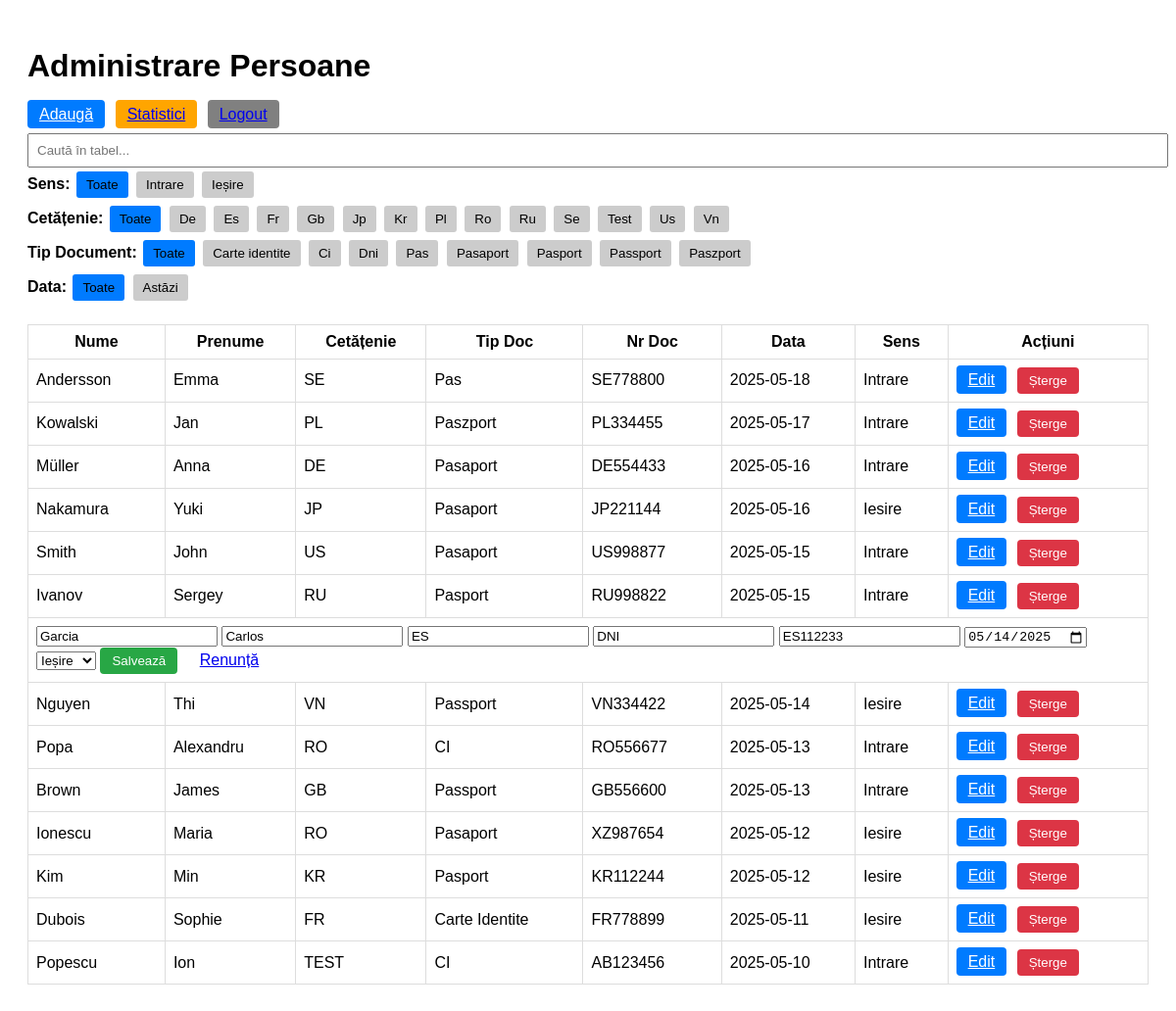
The page /index.php?edit=5 on the database its author committed.
### tables this page shows
CREATE TABLE `persoane` (
  `id` int NOT NULL AUTO_INCREMENT,
  `nume` varchar(100) DEFAULT NULL,
  `prenume` varchar(100) DEFAULT NULL,
  `cetatenie` varchar(50) DEFAULT NULL,
  `tip_document` varchar(50) DEFAULT NULL,
  `nr_document` varchar(50) DEFAULT NULL,
  `data_trecere` date DEFAULT NULL,
  `sens` enum('Intrare','Iesire') DEFAULT NULL,
  PRIMARY KEY (`id`)
);

### index.php (the view, shortened to what this page needs)
<?php
include 'db.php';
$sql = "SELECT * FROM persoane ORDER BY data_trecere DESC";
$result = $conn->query($sql);
$edit_id = isset($_GET['edit']) ? intval($_GET['edit']) : 0;
$cetatenii = [];
$tipuri = [];
if ($result && $result->num_rows > 0) {
    while ($row = $result->fetch_assoc()) {
        $c = strtolower(trim($row['cetatenie']));
        $t = strtolower(trim($row['tip_document']));
        if ($c !== '' && !in_array($c, $cetatenii)) $cetatenii[] = $c;
        if ($t !== '' && !in_array($t, $tipuri)) $tipuri[] = $t;
    }
    sort($cetatenii);
    sort($tipuri);
    $result->data_seek(0);
}
?>
<!DOCTYPE html>
<html lang="ro">
<head>
</head>
<body>
<h1>Administrare Persoane</h1>
<a href="add.php" class="btn btn-edit">Adaugă</a>
<a href="statistica.php" class="btn" style="background: orange;">Statistici</a>
<a href="logout.php" class="btn" style="background: gray;">Logout</a>
<input type="text" id="search" placeholder="Caută în tabel...">
<div>
    <strong>Sens:</strong>
    <button class="filter-btn filter-sens active" data-filter="all">Toate</button>
    <button class="filter-btn filter-sens" data-filter="intrare">Intrare</button>
    <button class="filter-btn filter-sens" data-filter="iesire">Ieșire</button>
</div>
<div>
    <strong>Cetățenie:</strong>
    <button class="filter-btn filter-cetatenie active" data-filter="all">Toate</button>
    <?php foreach ($cetatenii as $c): ?>
        <button class="filter-btn filter-cetatenie" data-filter="<?= htmlspecialchars($c) ?>"><?= ucfirst(htmlspecialchars($c)) ?></button>
    <?php endforeach; ?>
</div>
<div>
    <strong>Tip Document:</strong>
    <button class="filter-btn filter-tipdoc active" data-filter="all">Toate</button>
    <?php foreach ($tipuri as $t): ?>
        <button class="filter-btn filter-tipdoc" data-filter="<?= htmlspecialchars($t) ?>"><?= ucfirst(htmlspecialchars($t)) ?></button>
    <?php endforeach; ?>
</div>
<div>
    <strong>Data:</strong>
    <button class="filter-btn filter-data active" data-filter="all">Toate</button>
    <button class="filter-btn filter-data" data-filter="today">Astăzi</button>
</div>
<table id="tabel">
    <thead>
        <tr>
            <th>Nume</th><th>Prenume</th><th>Cetățenie</th><th>Tip Doc</th><th>Nr Doc</th><th>Data</th><th>Sens</th><th>Acțiuni</th>
        </tr>
    </thead>
    <tbody>
        <?php while ($row = $result->fetch_assoc()): ?>
            <?php if ($edit_id === intval($row['id'])): ?>
                <tr>
                    <td colspan="8">
                        <form method="post" action="">
                            <input name="nume" value="<?= htmlspecialchars($row['nume']) ?>" required>
                            <input name="prenume" value="<?= htmlspecialchars($row['prenume']) ?>" required>
                            <input name="cetatenie" value="<?= htmlspecialchars($row['cetatenie']) ?>">
                            <input name="tip_document" value="<?= htmlspecialchars($row['tip_document']) ?>">
                            <input name="nr_document" value="<?= htmlspecialchars($row['nr_document']) ?>">
                            <input type="date" name="data_trecere" value="<?= htmlspecialchars($row['data_trecere']) ?>">
                            <select name="sens">
                                <option value="Iesire" <?= $row['sens'] === 'Iesire' ? 'selected' : '' ?>>Ieșire</option>
                            </select>
                            <button class="btn btn-update" type="submit">Salvează</button>
                            <a href="index.php" class="btn">Renunță</a>
                        </form>
                    </td>
                </tr>
            <?php else: ?>
                <tr>
                    <td><?= htmlspecialchars($row['nume']) ?></td>
                    <td><?= htmlspecialchars($row['prenume']) ?></td>
                    <td><?= htmlspecialchars($row['cetatenie']) ?></td>
                    <td><?= htmlspecialchars($row['tip_document']) ?></td>
                    <td><?= htmlspecialchars($row['nr_document']) ?></td>
                    <td><?= htmlspecialchars($row['data_trecere']) ?></td>
                    <td><?= htmlspecialchars($row['sens']) ?></td>
                    <td>
                        <a href="index.php?edit=<?= intval($row['id']) ?>" class="btn btn-edit">Edit</a>
                        <form method="post" action="" style="display:inline;" onsubmit="return confirm('Ștergi?');">
                            <button class="btn btn-delete" type="submit">Șterge</button>
                        </form>
                    </td>
                </tr>
            <?php endif; ?>
        <?php endwhile; ?>
    </tbody>
</table>
</body>
</html>

### index.php (style rules this page uses)
body { font-family: sans-serif; padding: 20px; }
.btn { padding: 6px 12px; border-radius: 4px; margin-right: 6px; cursor: pointer; border: none; }
.btn-update { background: #28a745; color: white; }
.btn-delete { background: #dc3545; color: white; }
.btn-edit { background: #007bff; color: white; }
.filter-btn.active { background: #007bff; }
.filter-btn { padding: 6px 10px; margin: 4px 2px; border: none; cursor: pointer; background: #ccc; border-radius: 3px; }
table { border-collapse: collapse; width: 100%; margin-top: 20px; }
th, td { border: 1px solid #ddd; padding: 8px; }
#search { width: 100%; padding: 8px; margin-top: 10px; }

### rows shown on the page
persoane: nume "Andersson", prenume "Emma", cetatenie "SE", tip_document "Pas", nr_document "SE778800", data_trecere "2025-05-18", sens "Intrare"
persoane: nume "Kowalski", prenume "Jan", cetatenie "PL", tip_document "Paszport", nr_document "PL334455", data_trecere "2025-05-17", sens "Intrare"
persoane: nume "Müller", prenume "Anna", cetatenie "DE", tip_document "Pasaport", nr_document "DE554433", data_trecere "2025-05-16", sens "Intrare"
persoane: nume "Nakamura", prenume "Yuki", cetatenie "JP", tip_document "Pasaport", nr_document "JP221144", data_trecere "2025-05-16", sens "Iesire"
persoane: nume "Smith", prenume "John", cetatenie "US", tip_document "Pasaport", nr_document "US998877", data_trecere "2025-05-15", sens "Intrare"
persoane: nume "Ivanov", prenume "Sergey", cetatenie "RU", tip_document "Pasport", nr_document "RU998822", data_trecere "2025-05-15", sens "Intrare"
persoane: nume "Garcia", prenume "Carlos", cetatenie "ES", tip_document "DNI", nr_document "ES112233", data_trecere "05/14/2025", sens "Ieșire"
persoane: nume "Nguyen", prenume "Thi", cetatenie "VN", tip_document "Passport", nr_document "VN334422", data_trecere "2025-05-14", sens "Iesire"
persoane: nume "Popa", prenume "Alexandru", cetatenie "RO", tip_document "CI", nr_document "RO556677", data_trecere "2025-05-13", sens "Intrare"
persoane: nume "Brown", prenume "James", cetatenie "GB", tip_document "Passport", nr_document "GB556600", data_trecere "2025-05-13", sens "Intrare"
persoane: nume "Ionescu", prenume "Maria", cetatenie "RO", tip_document "Pasaport", nr_document "XZ987654", data_trecere "2025-05-12", sens "Iesire"
persoane: nume "Kim", prenume "Min", cetatenie "KR", tip_document "Pasport", nr_document "KR112244", data_trecere "2025-05-12", sens "Iesire"
persoane: nume "Dubois", prenume "Sophie", cetatenie "FR", tip_document "Carte Identite", nr_document "FR778899", data_trecere "2025-05-11", sens "Iesire"
persoane: nume "Popescu", prenume "Ion", cetatenie "TEST", tip_document "CI", nr_document "AB123456", data_trecere "2025-05-10", sens "Intrare"

### other values the page prints
$c "De"
$c "Es"
$c "Fr"
$c "Gb"
$c "Jp"
$c "Kr"
$c "Pl"
$c "Ro"
$c "Ru"
$c "Se"
$c "Test"
$c "Us"
$c "Vn"
$t "Carte identite"
$t "Ci"
